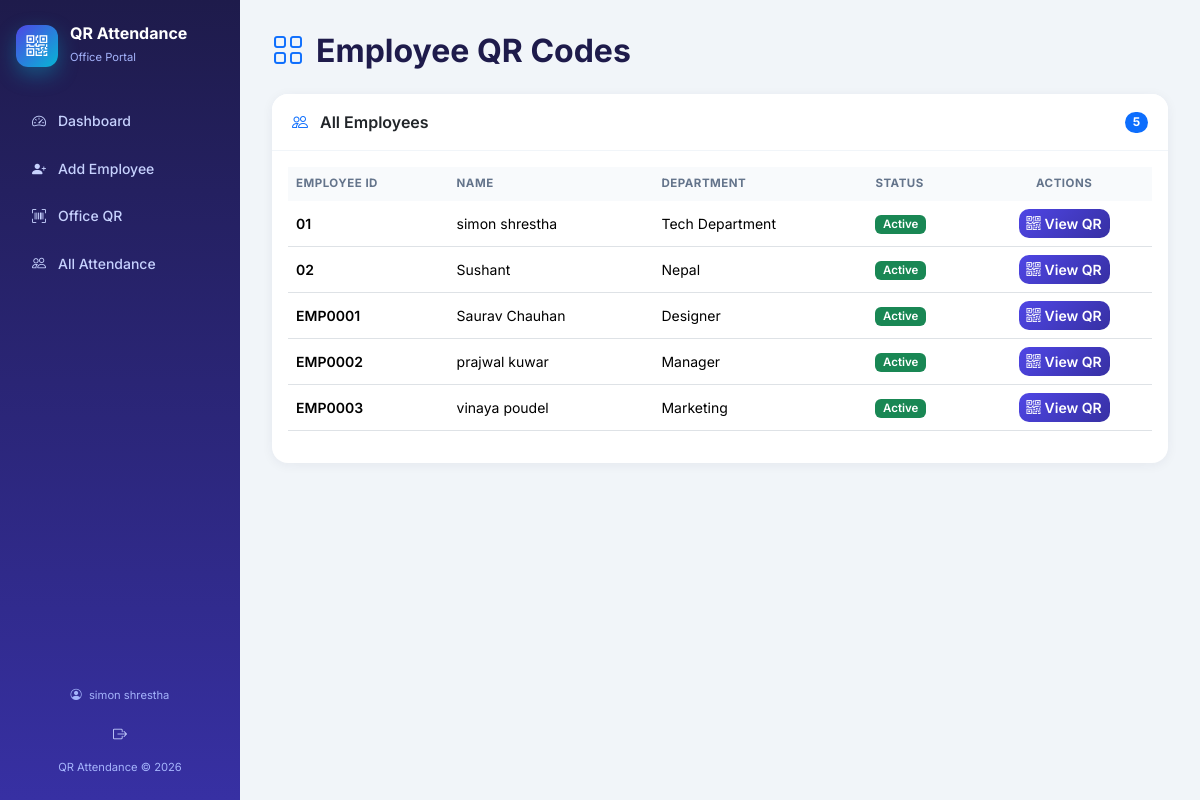
Screenshot of /attendance/qr/employees/ (signed in) with the database file from the repository.
### app/models.py (models this page shows, shortened)
class Employee(models.Model):
    employee_id = models.CharField(
        max_length=20,
        unique=True,
        blank=True,     # auto-generated if not provided
        editable=False,  # hidden from manual entry
    )
    user = models.OneToOneField(
        settings.AUTH_USER_MODEL,
        on_delete=models.CASCADE,
        related_name="employee_profile",
        null=True,
        blank=True,
    )
    full_name = models.CharField(max_length=150)
    department = models.CharField(max_length=100, blank=True)
    designation = models.CharField(max_length=100, blank=True)
    email = models.EmailField(blank=True)
    phone = models.CharField(max_length=20, blank=True)
    is_active = models.BooleanField(default=True)
    qr_code = models.UUIDField(default=uuid.uuid4, unique=True, editable=False)

### app/views.py (the view)
# urls.py: path('qr/employees/', views.employee_qr_list, name='employee_qr_list'),
@login_required(login_url='/attendance/login/')
def employee_qr_list(request):
    if not request.user.is_staff:
        messages.error(request, 'Access denied. Staff only.')
        return redirect('app:login')
    employees = Employee.objects.order_by('employee_id')
    return render(request, 'attendance/employee_qr_list.html', {
        'employees': employees,
    })

### templates/attendance/employee_qr_list.html (shortened to what this page needs)
{% extends 'attendance/base.html' %}
{% block page_title %}Employee QR Codes{% endblock %}
{% block content %}
<div class="card">
    <div class="card-header d-flex align-items-center justify-content-between">
        <span>
            <i class="bi bi-people text-primary me-2"></i>
            All Employees
        </span>
        <span class="badge bg-primary rounded-pill">{{ employees|length }}</span>
    </div>
    <div class="card-body">
        {% if employees %}
        <div class="table-responsive">
            <table class="table table-hover align-middle">
                <thead>
                    <tr>
                        <th>Employee ID</th>
                        <th>Name</th>
                        <th>Department</th>
                        <th>Status</th>
                        <th class="text-center">Actions</th>
                    </tr>
                </thead>
                <tbody>
                    {% for emp in employees %}
                    <tr>
                        <td>
                            <span class="fw-semibold">{{ emp.employee_id }}</span>
                        </td>
                        <td>
{{ emp.full_name }}
                        </td>
                        <td>{{ emp.department|default:"—" }}</td>
                        <td>
                            {% if emp.is_active %}
                            <span class="badge bg-success badge-soft">Active</span>
                            {% else %}
                            <span class="badge bg-secondary badge-soft">Inactive</span>
                            {% endif %}
                        </td>
                        <td class="text-center">
                            <a
                                href="{% url 'app:qr_display' %}?employee={{ emp.pk }}"
                                class="btn btn-sm btn-primary-custom"
                                title="View QR Code"
                            >
                                <i class="bi bi-qr-code me-1"></i>View QR
                            </a>
                        </td>
                    </tr>
                    {% endfor %}
                </tbody>
            </table>
        </div>
        {% else %}
        <div class="text-center py-5 text-muted">
            <i class="bi bi-inbox" style="font-size:2.5rem;"></i>
            <p class="mt-3 mb-0">No employees found. Add employees in the Django admin.</p>
        </div>
        {% endif %}
    </div>
</div>
{% endblock %}

### templates/attendance/base.html (shortened to what this page needs)
<!DOCTYPE html>
<html lang="en">
<head>
    <link href="https://cdn.jsdelivr.net/npm/bootstrap@5.3.3/dist/css/bootstrap.min.css" rel="stylesheet">
    <link href="https://cdn.jsdelivr.net/npm/bootstrap-icons@1.11.3/font/bootstrap-icons.css" rel="stylesheet">
</head>
<body>
<div class="sidebar">
    <a class="brand" href="{% url 'app:dashboard' %}">
        <span class="brand-logo"><i class="bi bi-qr-code text-white" style="font-size:1.3rem;"></i></span>
        <span>
            <h6>QR Attendance</h6>
            <small>Office Portal</small>
        </span>
    </a>
<nav class="nav flex-column">
        <a class="nav-link {% if request.resolver_match.url_name == 'dashboard' %}active{% endif %}"
           href="{% url 'app:dashboard' %}">
            <i class="bi bi-speedometer2"></i> Dashboard
        </a>
       <a class="nav-link {% if request.resolver_match.url_name == 'add_employee' %}active{% endif %}"
   href="{% url 'app:add_employee' %}">
    <i class="bi bi-person-plus-fill"></i> Add Employee
</a>
{% if request.user.is_staff %}
        <a class="nav-link {% if request.resolver_match.url_name == 'office_qr_display' %}active{% endif %}"
           href="{% url 'app:office_qr_display' %}">
            <i class="bi bi-upc-scan"></i> Office QR
        </a>
        <a class="nav-link {% if request.resolver_match.url_name == 'admin_attendance' %}active{% endif %}"
           href="{% url 'app:admin_attendance' %}">
            <i class="bi bi-people"></i> All Attendance
        </a>
        {% endif %}
    </nav>
<div class="foot">
        <div class="mb-2">
            <i class="bi bi-person-circle me-1"></i>
            {{ request.user.get_full_name|default:request.user.username }}
        </div>
        <a class="nav-link d-inline-flex w-auto mx-auto" href="{% url 'app:logout' %}" title="Logout">
            <i class="bi bi-box-arrow-right"></i>
        </a>
        <div>QR Attendance &copy; {% now "Y" %}</div>
    </div>
</div>
<div class="main">
    <div class="page-wrap">
        <h2 class="page-title">
            <i class="bi bi-grid text-primary"></i> {% block page_title %}{% endblock %}
        </h2>
        {% block content %}
        {% endblock %}
    </div>
</div>
</body>
</html>

### templates/attendance/base.html (style rules this page uses)
body { font-family: 'Inter', sans-serif; background: #f1f5f9; min-height: 100vh; }
.sidebar { background: linear-gradient(180deg, #1e1b4b 0%, #3730a3 100%); min-height: 100vh; width: 240px; position: fixed; top: 0; left: 0; z-index: 1000; padding: 1.5rem 1rem; display: flex; flex-direction: column; }
.sidebar .brand { display: flex; align-items: center; gap: .75rem; color: #fff; text-decoration: none; margin-bottom: 2rem; }
.brand-logo { width: 42px; height: 42px; border-radius: 12px; background: linear-gradient(135deg, #4f46e5, #06b6d4); display: flex; align-items: center; justify-content: center; box-shadow: 0 8px 20px rgba(6,182,212,.35); }
.sidebar .brand h6 { margin: 0; font-weight: 700; }
.sidebar .brand small { color: #a5b4fc; font-size: .7rem; }
.nav-link { color: #c7d2fe; border-radius: 10px; padding: .7rem 1rem; margin-bottom: .25rem; font-size: .875rem; font-weight: 500; display: flex; align-items: center; gap: .75rem; }
.sidebar .foot { margin-top: auto; color: #a5b4fc; font-size: .7rem; text-align: center; }
.main { margin-left: 240px; padding: 2rem; }
.page-wrap { max-width: 1100px; }
.page-title { font-weight: 700; color: #1e1b4b; margin-bottom: 1.5rem; display: flex; align-items: center; gap: .75rem; }
.card { border: none; border-radius: 16px; box-shadow: 0 2px 12px rgba(30,27,75,.06); }
.card-header { background: #fff; border-bottom: 1px solid #f1f5f9; border-radius: 16px 16px 0 0 !important; font-weight: 600; padding: 1rem 1.25rem; }
.btn-primary-custom { background: linear-gradient(135deg, #4f46e5, #3730a3); border: none; color: #fff; border-radius: 10px; font-weight: 600; }
.table { font-size: .875rem; }
.table thead th { background: #f8fafc; color: #64748b; font-size: .72rem; text-transform: uppercase; letter-spacing: .5px; border: none; }
.badge-soft { font-weight: 600; font-size: .72rem; }

### rows the page displays
Employee: employee_id "01", full_name "simon shrestha", department "Tech Department", is_active "Active"
Employee: employee_id "02", full_name "Sushant", department "Nepal", is_active "Active"
Employee: employee_id "EMP0001", full_name "Saurav Chauhan", department "Designer", is_active "Active"
Employee: employee_id "EMP0002", full_name "prajwal kuwar", department "Manager", is_active "Active"
Employee: employee_id "EMP0003", full_name "vinaya poudel", department "Marketing", is_active "Active"

### other values shown
{{ request.user.get_full_name|default:request.user.username }} "simon shrestha"
{{ employees|length }} "5"
